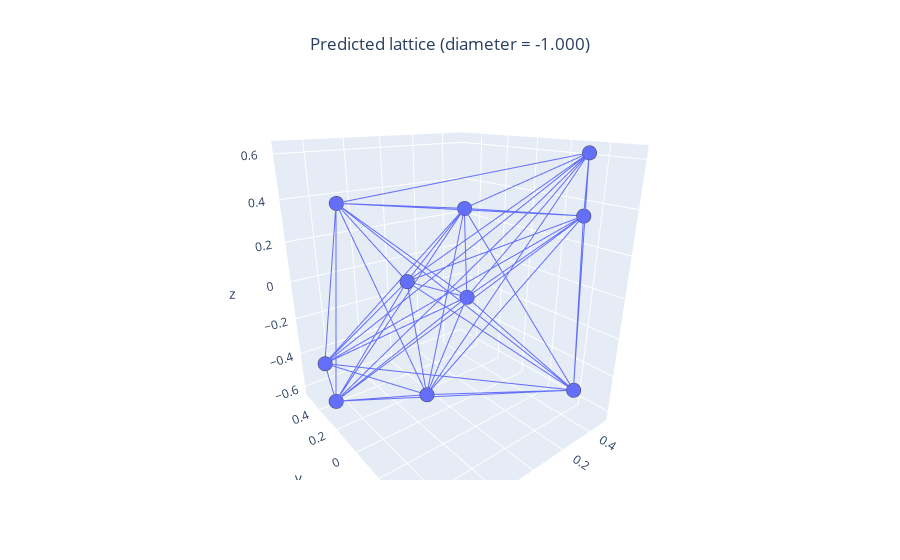

Source (notebook cell):
### Code cell
path = 'generated_mat/step50_varProp=0.01_2'
name = 'LatticeStiffness_lattice_2.npz'
plot_lattice_from_path(path, name)

### Figure 1 — Plotly figure (JSON) as saved in the notebook; plotly's stock layout.template omitted (floating-point values rounded to 4 significant figures)
{"data": [{"hovertemplate": "0=%{x}<br>1=%{y}<br>2=%{z}<extra></extra>", "legendgroup": "", "marker": {"color": "#636efa", "line": {"width": 5}, "size": 5, "symbol": "circle"}, "mode": "markers", "name": "", "scene": "scene", "showlegend": false, "type": "scatter3d", "x": [0.4797, 0.5071, -0.2818, -0.5069, -0.3117, 0.4495, -0.4633, 0.2783, 0.297, -0.5088], "y": [0.4358, -0.3278, 0.5355, 0.3392, -0.2353, -0.3621, 0.3615, -0.5355, 0.2545, -0.4222], "z": [-0.306, 0.3355, 0.356, -0.3648, -0.3157, 0.6152, -0.6151, -0.3841, 0.3014, 0.2896]}, {"hovertemplate": "x=%{x}<br>y=%{y}<br>z=%{z}<extra></extra>", "legendgroup": "", "line": {"color": "#636efa", "dash": "solid"}, "marker": {"line": {"width": 5}, "size": 5, "symbol": "circle"}, "mode": "lines", "name": "", "scene": "scene", "showlegend": false, "type": "scatter3d", "x": [0.4797, 0.5071], "y": [0.4358, -0.3278], "z": [-0.306, 0.3355]}, {"hovertemplate": "x=%{x}<br>y=%{y}<br>z=%{z}<extra></extra>", "legendgroup": "", "line": {"color": "#636efa", "dash": "solid"}, "marker": {"line": {"width": 5}, "size": 5, "symbol": "circle"}, "mode": "lines", "name": "", "scene": "scene", "showlegend": false, "type": "scatter3d", "x": [0.4797, -0.2818], "y": [0.4358, 0.5355], "z": [-0.306, 0.356]}, {"hovertemplate": "x=%{x}<br>y=%{y}<br>z=%{z}<extra></extra>", "legendgroup": "", "line": {"color": "#636efa", "dash": "solid"}, "marker": {"line": {"width": 5}, "size": 5, "symbol": "circle"}, "mode": "lines", "name": "", "scene": "scene", "showlegend": false, "type": "scatter3d", "x": [0.5071, -0.2818], "y": [-0.3278, 0.5355], "z": [0.3355, 0.356]}, {"hovertemplate": "x=%{x}<br>y=%{y}<br>z=%{z}<extra></extra>", "legendgroup": "", "line": {"color": "#636efa", "dash": "solid"}, "marker": {"line": {"width": 5}, "size": 5, "symbol": "circle"}, "mode": "lines", "name": "", "scene": "scene", "showlegend": false, "type": "scatter3d", "x": [0.4797, -0.5069], "y": [0.4358, 0.3392], "z": [-0.306, -0.3648]}, {"hovertemplate": "x=%{x}<br>y=%{y}<br>z=%{z}<extra></extra>", "legendgroup": "", "line": {"color": "#636efa", "dash": "solid"}, "marker": {"line": {"width": 5}, "size": 5, "symbol": "circle"}, "mode": "lines", "name": "", "scene": "scene", "showlegend": false, "type": "scatter3d", "x": [0.5071, -0.5069], "y": [-0.3278, 0.3392], "z": [0.3355, -0.3648]}, {"hovertemplate": "x=%{x}<br>y=%{y}<br>z=%{z}<extra></extra>", "legendgroup": "", "line": {"color": "#636efa", "dash": "solid"}, "marker": {"line": {"width": 5}, "size": 5, "symbol": "circle"}, "mode": "lines", "name": "", "scene": "scene", "showlegend": false, "type": "scatter3d", "x": [-0.2818, -0.5069], "y": [0.5355, 0.3392], "z": [0.356, -0.3648]}, {"hovertemplate": "x=%{x}<br>y=%{y}<br>z=%{z}<extra></extra>", "legendgroup": "", "line": {"color": "#636efa", "dash": "solid"}, "marker": {"line": {"width": 5}, "size": 5, "symbol": "circle"}, "mode": "lines", "name": "", "scene": "scene", "showlegend": false, "type": "scatter3d", "x": [0.4797, -0.3117], "y": [0.4358, -0.2353], "z": [-0.306, -0.3157]}, {"hovertemplate": "x=%{x}<br>y=%{y}<br>z=%{z}<extra></extra>", "legendgroup": "", "line": {"color": "#636efa", "dash": "solid"}, "marker": {"line": {"width": 5}, "size": 5, "symbol": "circle"}, "mode": "lines", "name": "", "scene": "scene", "showlegend": false, "type": "scatter3d", "x": [0.5071, -0.3117], "y": [-0.3278, -0.2353], "z": [0.3355, -0.3157]}, {"hovertemplate": "x=%{x}<br>y=%{y}<br>z=%{z}<extra></extra>", "legendgroup": "", "line": {"color": "#636efa", "dash": "solid"}, "marker": {"line": {"width": 5}, "size": 5, "symbol": "circle"}, "mode": "lines", "name": "", "scene": "scene", "showlegend": false, "type": "scatter3d", "x": [-0.2818, -0.3117], "y": [0.5355, -0.2353], "z": [0.356, -0.3157]}, {"hovertemplate": "x=%{x}<br>y=%{y}<br>z=%{z}<extra></extra>", "legendgroup": "", "line": {"color": "#636efa", "dash": "solid"}, "marker": {"line": {"width": 5}, "size": 5, "symbol": "circle"}, "mode": "lines", "name": "", "scene": "scene", "showlegend": false, "type": "scatter3d", "x": [-0.5069, -0.3117], "y": [0.3392, -0.2353], "z": [-0.3648, -0.3157]}, {"hovertemplate": "x=%{x}<br>y=%{y}<br>z=%{z}<extra></extra>", "legendgroup": "", "line": {"color": "#636efa", "dash": "solid"}, "marker": {"line": {"width": 5}, "size": 5, "symbol": "circle"}, "mode": "lines", "name": "", "scene": "scene", "showlegend": false, "type": "scatter3d", "x": [0.4797, 0.4495], "y": [0.4358, -0.3621], "z": [-0.306, 0.6152]}, {"hovertemplate": "x=%{x}<br>y=%{y}<br>z=%{z}<extra></extra>", "legendgroup": "", "line": {"color": "#636efa", "dash": "solid"}, "marker": {"line": {"width": 5}, "size": 5, "symbol": "circle"}, "mode": "lines", "name": "", "scene": "scene", "showlegend": false, "type": "scatter3d", "x": [0.5071, 0.4495], "y": [-0.3278, -0.3621], "z": [0.3355, 0.6152]}, {"hovertemplate": "x=%{x}<br>y=%{y}<br>z=%{z}<extra></extra>", "legendgroup": "", "line": {"color": "#636efa", "dash": "solid"}, "marker": {"line": {"width": 5}, "size": 5, "symbol": "circle"}, "mode": "lines", "name": "", "scene": "scene", "showlegend": false, "type": "scatter3d", "x": [-0.2818, 0.4495], "y": [0.5355, -0.3621], "z": [0.356, 0.6152]}, {"hovertemplate": "x=%{x}<br>y=%{y}<br>z=%{z}<extra></extra>", "legendgroup": "", "line": {"color": "#636efa", "dash": "solid"}, "marker": {"line": {"width": 5}, "size": 5, "symbol": "circle"}, "mode": "lines", "name": "", "scene": "scene", "showlegend": false, "type": "scatter3d", "x": [-0.5069, 0.4495], "y": [0.3392, -0.3621], "z": [-0.3648, 0.6152]}, {"hovertemplate": "x=%{x}<br>y=%{y}<br>z=%{z}<extra></extra>", "legendgroup": "", "line": {"color": "#636efa", "dash": "solid"}, "marker": {"line": {"width": 5}, "size": 5, "symbol": "circle"}, "mode": "lines", "name": "", "scene": "scene", "showlegend": false, "type": "scatter3d", "x": [-0.3117, 0.4495], "y": [-0.2353, -0.3621], "z": [-0.3157, 0.6152]}, {"hovertemplate": "x=%{x}<br>y=%{y}<br>z=%{z}<extra></extra>", "legendgroup": "", "line": {"color": "#636efa", "dash": "solid"}, "marker": {"line": {"width": 5}, "size": 5, "symbol": "circle"}, "mode": "lines", "name": "", "scene": "scene", "showlegend": false, "type": "scatter3d", "x": [0.4797, -0.4633], "y": [0.4358, 0.3615], "z": [-0.306, -0.6151]}, {"hovertemplate": "x=%{x}<br>y=%{y}<br>z=%{z}<extra></extra>", "legendgroup": "", "line": {"color": "#636efa", "dash": "solid"}, "marker": {"line": {"width": 5}, "size": 5, "symbol": "circle"}, "mode": "lines", "name": "", "scene": "scene", "showlegend": false, "type": "scatter3d", "x": [0.5071, -0.4633], "y": [-0.3278, 0.3615], "z": [0.3355, -0.6151]}, {"hovertemplate": "x=%{x}<br>y=%{y}<br>z=%{z}<extra></extra>", "legendgroup": "", "line": {"color": "#636efa", "dash": "solid"}, "marker": {"line": {"width": 5}, "size": 5, "symbol": "circle"}, "mode": "lines", "name": "", "scene": "scene", "showlegend": false, "type": "scatter3d", "x": [-0.2818, -0.4633], "y": [0.5355, 0.3615], "z": [0.356, -0.6151]}, {"hovertemplate": "x=%{x}<br>y=%{y}<br>z=%{z}<extra></extra>", "legendgroup": "", "line": {"color": "#636efa", "dash": "solid"}, "marker": {"line": {"width": 5}, "size": 5, "symbol": "circle"}, "mode": "lines", "name": "", "scene": "scene", "showlegend": false, "type": "scatter3d", "x": [-0.5069, -0.4633], "y": [0.3392, 0.3615], "z": [-0.3648, -0.6151]}, {"hovertemplate": "x=%{x}<br>y=%{y}<br>z=%{z}<extra></extra>", "legendgroup": "", "line": {"color": "#636efa", "dash": "solid"}, "marker": {"line": {"width": 5}, "size": 5, "symbol": "circle"}, "mode": "lines", "name": "", "scene": "scene", "showlegend": false, "type": "scatter3d", "x": [-0.3117, -0.4633], "y": [-0.2353, 0.3615], "z": [-0.3157, -0.6151]}, {"hovertemplate": "x=%{x}<br>y=%{y}<br>z=%{z}<extra></extra>", "legendgroup": "", "line": {"color": "#636efa", "dash": "solid"}, "marker": {"line": {"width": 5}, "size": 5, "symbol": "circle"}, "mode": "lines", "name": "", "scene": "scene", "showlegend": false, "type": "scatter3d", "x": [0.4495, -0.4633], "y": [-0.3621, 0.3615], "z": [0.6152, -0.6151]}, {"hovertemplate": "x=%{x}<br>y=%{y}<br>z=%{z}<extra></extra>", "legendgroup": "", "line": {"color": "#636efa", "dash": "solid"}, "marker": {"line": {"width": 5}, "size": 5, "symbol": "circle"}, "mode": "lines", "name": "", "scene": "scene", "showlegend": false, "type": "scatter3d", "x": [0.4797, 0.2783], "y": [0.4358, -0.5355], "z": [-0.306, -0.3841]}, {"hovertemplate": "x=%{x}<br>y=%{y}<br>z=%{z}<extra></extra>", "legendgroup": "", "line": {"color": "#636efa", "dash": "solid"}, "marker": {"line": {"width": 5}, "size": 5, "symbol": "circle"}, "mode": "lines", "name": "", "scene": "scene", "showlegend": false, "type": "scatter3d", "x": [0.5071, 0.2783], "y": [-0.3278, -0.5355], "z": [0.3355, -0.3841]}, {"hovertemplate": "x=%{x}<br>y=%{y}<br>z=%{z}<extra></extra>", "legendgroup": "", "line": {"color": "#636efa", "dash": "solid"}, "marker": {"line": {"width": 5}, "size": 5, "symbol": "circle"}, "mode": "lines", "name": "", "scene": "scene", "showlegend": false, "type": "scatter3d", "x": [-0.2818, 0.2783], "y": [0.5355, -0.5355], "z": [0.356, -0.3841]}, {"hovertemplate": "x=%{x}<br>y=%{y}<br>z=%{z}<extra></extra>", "legendgroup": "", "line": {"color": "#636efa", "dash": "solid"}, "marker": {"line": {"width": 5}, "size": 5, "symbol": "circle"}, "mode": "lines", "name": "", "scene": "scene", "showlegend": false, "type": "scatter3d", "x": [-0.5069, 0.2783], "y": [0.3392, -0.5355], "z": [-0.3648, -0.3841]}, {"hovertemplate": "x=%{x}<br>y=%{y}<br>z=%{z}<extra></extra>", "legendgroup": "", "line": {"color": "#636efa", "dash": "solid"}, "marker": {"line": {"width": 5}, "size": 5, "symbol": "circle"}, "mode": "lines", "name": "", "scene": "scene", "showlegend": false, "type": "scatter3d", "x": [-0.3117, 0.2783], "y": [-0.2353, -0.5355], "z": [-0.3157, -0.3841]}, {"hovertemplate": "x=%{x}<br>y=%{y}<br>z=%{z}<extra></extra>", "legendgroup": "", "line": {"color": "#636efa", "dash": "solid"}, "marker": {"line": {"width": 5}, "size": 5, "symbol": "circle"}, "mode": "lines", "name": "", "scene": "scene", "showlegend": false, "type": "scatter3d", "x": [0.4495, 0.2783], "y": [-0.3621, -0.5355], "z": [0.6152, -0.3841]}, {"hovertemplate": "x=%{x}<br>y=%{y}<br>z=%{z}<extra></extra>", "legendgroup": "", "line": {"color": "#636efa", "dash": "solid"}, "marker": {"line": {"width": 5}, "size": 5, "symbol": "circle"}, "mode": "lines", "name": "", "scene": "scene", "showlegend": false, "type": "scatter3d", "x": [-0.4633, 0.2783], "y": [0.3615, -0.5355], "z": [-0.6151, -0.3841]}, {"hovertemplate": "x=%{x}<br>y=%{y}<br>z=%{z}<extra></extra>", "legendgroup": "", "line": {"color": "#636efa", "dash": "solid"}, "marker": {"line": {"width": 5}, "size": 5, "symbol": "circle"}, "mode": "lines", "name": "", "scene": "scene", "showlegend": false, "type": "scatter3d", "x": [0.4797, 0.297], "y": [0.4358, 0.2545], "z": [-0.306, 0.3014]}, {"hovertemplate": "x=%{x}<br>y=%{y}<br>z=%{z}<extra></extra>", "legendgroup": "", "line": {"color": "#636efa", "dash": "solid"}, "marker": {"line": {"width": 5}, "size": 5, "symbol": "circle"}, "mode": "lines", "name": "", "scene": "scene", "showlegend": false, "type": "scatter3d", "x": [0.5071, 0.297], "y": [-0.3278, 0.2545], "z": [0.3355, 0.3014]}, {"hovertemplate": "x=%{x}<br>y=%{y}<br>z=%{z}<extra></extra>", "legendgroup": "", "line": {"color": "#636efa", "dash": "solid"}, "marker": {"line": {"width": 5}, "size": 5, "symbol": "circle"}, "mode": "lines", "name": "", "scene": "scene", "showlegend": false, "type": "scatter3d", "x": [-0.2818, 0.297], "y": [0.5355, 0.2545], "z": [0.356, 0.3014]}, {"hovertemplate": "x=%{x}<br>y=%{y}<br>z=%{z}<extra></extra>", "legendgroup": "", "line": {"color": "#636efa", "dash": "solid"}, "marker": {"line": {"width": 5}, "size": 5, "symbol": "circle"}, "mode": "lines", "name": "", "scene": "scene", "showlegend": false, "type": "scatter3d", "x": [-0.5069, 0.297], "y": [0.3392, 0.2545], "z": [-0.3648, 0.3014]}, {"hovertemplate": "x=%{x}<br>y=%{y}<br>z=%{z}<extra></extra>", "legendgroup": "", "line": {"color": "#636efa", "dash": "solid"}, "marker": {"line": {"width": 5}, "size": 5, "symbol": "circle"}, "mode": "lines", "name": "", "scene": "scene", "showlegend": false, "type": "scatter3d", "x": [-0.3117, 0.297], "y": [-0.2353, 0.2545], "z": [-0.3157, 0.3014]}, {"hovertemplate": "x=%{x}<br>y=%{y}<br>z=%{z}<extra></extra>", "legendgroup": "", "line": {"color": "#636efa", "dash": "solid"}, "marker": {"line": {"width": 5}, "size": 5, "symbol": "circle"}, "mode": "lines", "name": "", "scene": "scene", "showlegend": false, "type": "scatter3d", "x": [0.4495, 0.297], "y": [-0.3621, 0.2545], "z": [0.6152, 0.3014]}, {"hovertemplate": "x=%{x}<br>y=%{y}<br>z=%{z}<extra></extra>", "legendgroup": "", "line": {"color": "#636efa", "dash": "solid"}, "marker": {"line": {"width": 5}, "size": 5, "symbol": "circle"}, "mode": "lines", "name": "", "scene": "scene", "showlegend": false, "type": "scatter3d", "x": [-0.4633, 0.297], "y": [0.3615, 0.2545], "z": [-0.6151, 0.3014]}, {"hovertemplate": "x=%{x}<br>y=%{y}<br>z=%{z}<extra></extra>", "legendgroup": "", "line": {"color": "#636efa", "dash": "solid"}, "marker": {"line": {"width": 5}, "size": 5, "symbol": "circle"}, "mode": "lines", "name": "", "scene": "scene", "showlegend": false, "type": "scatter3d", "x": [0.2783, 0.297], "y": [-0.5355, 0.2545], "z": [-0.3841, 0.3014]}, {"hovertemplate": "x=%{x}<br>y=%{y}<br>z=%{z}<extra></extra>", "legendgroup": "", "line": {"color": "#636efa", "dash": "solid"}, "marker": {"line": {"width": 5}, "size": 5, "symbol": "circle"}, "mode": "lines", "name": "", "scene": "scene", "showlegend": false, "type": "scatter3d", "x": [0.4797, -0.5088], "y": [0.4358, -0.4222], "z": [-0.306, 0.2896]}, {"hovertemplate": "x=%{x}<br>y=%{y}<br>z=%{z}<extra></extra>", "legendgroup": "", "line": {"color": "#636efa", "dash": "solid"}, "marker": {"line": {"width": 5}, "size": 5, "symbol": "circle"}, "mode": "lines", "name": "", "scene": "scene", "showlegend": false, "type": "scatter3d", "x": [0.5071, -0.5088], "y": [-0.3278, -0.4222], "z": [0.3355, 0.2896]}, {"hovertemplate": "x=%{x}<br>y=%{y}<br>z=%{z}<extra></extra>", "legendgroup": "", "line": {"color": "#636efa", "dash": "solid"}, "marker": {"line": {"width": 5}, "size": 5, "symbol": "circle"}, "mode": "lines", "name": "", "scene": "scene", "showlegend": false, "type": "scatter3d", "x": [-0.2818, -0.5088], "y": [0.5355, -0.4222], "z": [0.356, 0.2896]}, {"hovertemplate": "x=%{x}<br>y=%{y}<br>z=%{z}<extra></extra>", "legendgroup": "", "line": {"color": "#636efa", "dash": "solid"}, "marker": {"line": {"width": 5}, "size": 5, "symbol": "circle"}, "mode": "lines", "name": "", "scene": "scene", "showlegend": false, "type": "scatter3d", "x": [-0.5069, -0.5088], "y": [0.3392, -0.4222], "z": [-0.3648, 0.2896]}, {"hovertemplate": "x=%{x}<br>y=%{y}<br>z=%{z}<extra></extra>", "legendgroup": "", "line": {"color": "#636efa", "dash": "solid"}, "marker": {"line": {"width": 5}, "size": 5, "symbol": "circle"}, "mode": "lines", "name": "", "scene": "scene", "showlegend": false, "type": "scatter3d", "x": [-0.3117, -0.5088], "y": [-0.2353, -0.4222], "z": [-0.3157, 0.2896]}, {"hovertemplate": "x=%{x}<br>y=%{y}<br>z=%{z}<extra></extra>", "legendgroup": "", "line": {"color": "#636efa", "dash": "solid"}, "marker": {"line": {"width": 5}, "size": 5, "symbol": "circle"}, "mode": "lines", "name": "", "scene": "scene", "showlegend": false, "type": "scatter3d", "x": [0.4495, -0.5088], "y": [-0.3621, -0.4222], "z": [0.6152, 0.2896]}, {"hovertemplate": "x=%{x}<br>y=%{y}<br>z=%{z}<extra></extra>", "legendgroup": "", "line": {"color": "#636efa", "dash": "solid"}, "marker": {"line": {"width": 5}, "size": 5, "symbol": "circle"}, "mode": "lines", "name": "", "scene": "scene", "showlegend": false, "type": "scatter3d", "x": [-0.4633, -0.5088], "y": [0.3615, -0.4222], "z": [-0.6151, 0.2896]}, {"hovertemplate": "x=%{x}<br>y=%{y}<br>z=%{z}<extra></extra>", "legendgroup": "", "line": {"color": "#636efa", "dash": "solid"}, "marker": {"line": {"width": 5}, "size": 5, "symbol": "circle"}, "mode": "lines", "name": "", "scene": "scene", "showlegend": false, "type": "scatter3d", "x": [0.2783, -0.5088], "y": [-0.5355, -0.4222], "z": [-0.3841, 0.2896]}, {"hovertemplate": "x=%{x}<br>y=%{y}<br>z=%{z}<extra></extra>", "legendgroup": "", "line": {"color": "#636efa", "dash": "solid"}, "marker": {"line": {"width": 5}, "size": 5, "symbol": "circle"}, "mode": "lines", "name": "", "scene": "scene", "showlegend": false, "type": "scatter3d", "x": [0.297, -0.5088], "y": [0.2545, -0.4222], "z": [0.3014, 0.2896]}], "layout": {"autosize": true, "scene": {"aspectmode": "auto", "aspectratio": {"x": 0.9217, "y": 0.9719, "z": 1.116}, "camera": {"center": {"x": 0, "y": 0, "z": 0}, "eye": {"x": -1.054, "y": -1.323, "z": 0.6826}, "projection": {"type": "perspective"}, "up": {"x": 0, "y": 0, "z": 1}}}, "title": {"text": "Predicted lattice (diameter = -1.000)", "x": 0.5}}}
